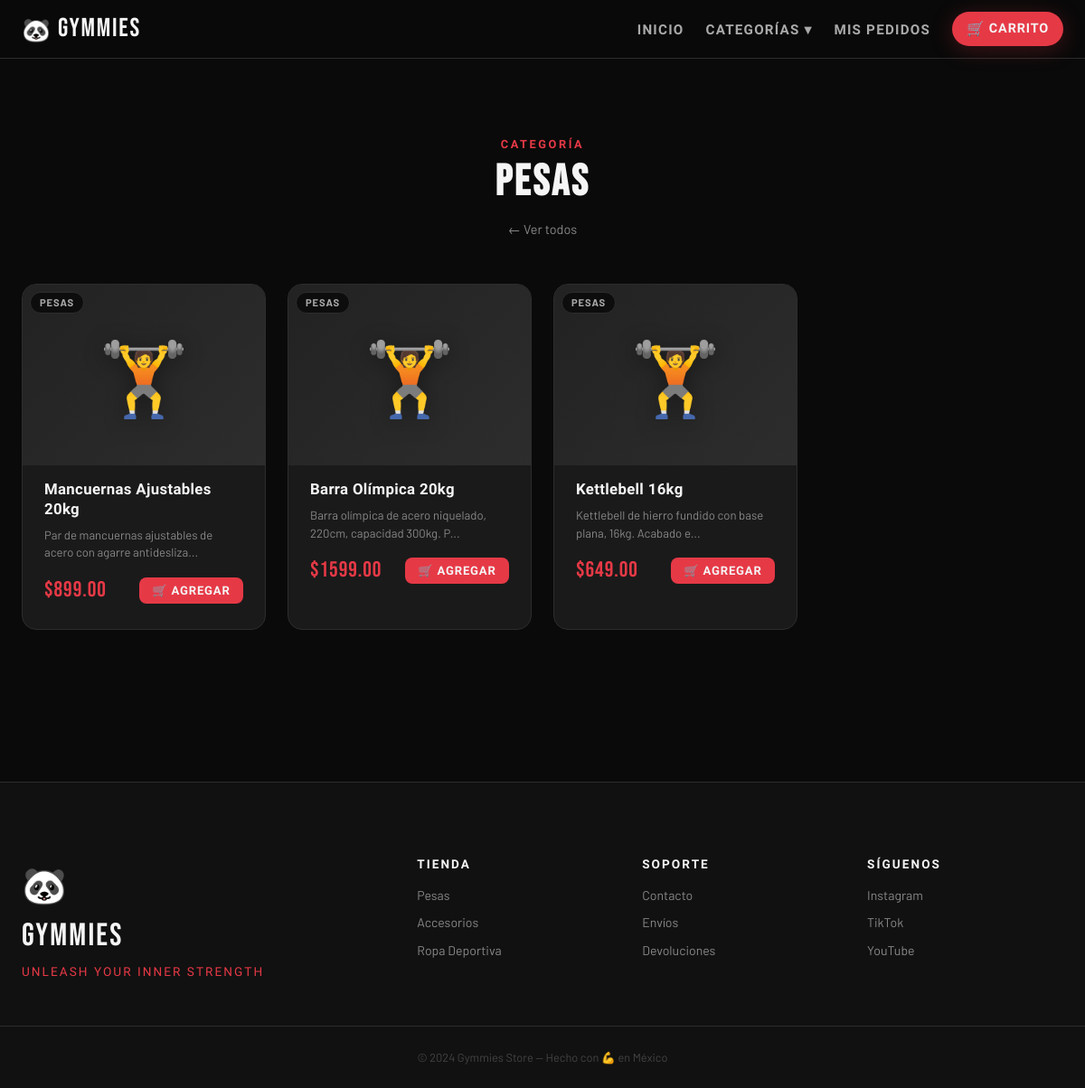
Page /categoria/Pesas on the committed database.
### tables this page shows
CREATE TABLE productos (
        id INTEGER PRIMARY KEY AUTOINCREMENT,
        nombre TEXT NOT NULL,
        descripcion TEXT,
        precio REAL NOT NULL,
        costo REAL NOT NULL DEFAULT 0,
        imagen TEXT,
        categoria TEXT,
        stock INTEGER NOT NULL DEFAULT 0
    );

### app.py (the view)
@app.route('/categoria/<nombre>')
def categoria(nombre):
    productos = get_productos_por_categoria(nombre)
    avisos = get_avisos_activos()
    return render_template('index.html', productos=productos, categoria_activa=nombre, avisos=avisos)

### app.py (called while the page is built)
@app.context_processor
def inject_globals():
    carrito_count = 0
    if 'usuario' in session:
        items = get_carrito()
        carrito_count = sum(item['cantidad'] for item in items)
    return {'carrito_count': carrito_count, 'STATUS_LABELS': STATUS_LABELS}

### tienda_db.py (called while the page is built)
def get_connection():
    conn = sqlite3.connect(DB_PATH)
    conn.row_factory = sqlite3.Row
    return conn

def get_productos_por_categoria(categoria):
    conn = get_connection()
    productos = conn.execute('SELECT * FROM productos WHERE categoria=?', (categoria,)).fetchall()
    conn.close()
    return productos

def get_avisos_activos():
    conn = get_connection()
    avisos = conn.execute('SELECT * FROM avisos WHERE activo=1 ORDER BY fecha DESC').fetchall()
    conn.close()
    return avisos

### templates/index.html (shortened to what this page needs)
{% extends 'base.html' %}
{% block content %}
<section class="products-section" id="productos">
    <div class="container">
        {% if categoria_activa %}
        <div class="section-header">
            <div class="section-tag">Categoría</div>
            <h2 class="section-title">{{ categoria_activa }}</h2>
            <a href="{{ url_for('index') }}" class="back-link">← Ver todos</a>
        </div>
        {% else %}
        <div class="section-header">
            <div class="section-tag">Catálogo</div>
            <h2 class="section-title">Productos Destacados</h2>
        </div>
        {% endif %}
        <div class="products-grid">
            {% for p in productos %}
            <article class="product-card">
                <a href="{{ url_for('producto', id=p['id']) }}" class="product-img-link">
                    <div class="product-img-wrap">
                        <div class="product-img-placeholder">
                            {% if p['categoria'] == 'Pesas' %}🏋️
                            {% elif p['categoria'] == 'Accesorios' %}🎽
                            {% else %}👕{% endif %}
                        </div>
                    </div>
                    <div class="product-cat-badge">{{ p['categoria'] }}</div>
                </a>
                <div class="product-info">
                    <h3 class="product-name">{{ p['nombre'] }}</h3>
                    <p class="product-desc">{{ p['descripcion'][:60] }}{% if p['descripcion']|length > 60 %}...{% endif %}</p>
                    <div class="product-footer">
                        <span class="product-price">${{ "%.2f"|format(p['precio']) }}</span>
                        <form action="{{ url_for('agregar', id=p['id']) }}" method="POST" class="add-form">
                            <button type="submit" class="btn-add">
                                <span>🛒</span> Agregar
                            </button>
                        </form>
                    </div>
                </div>
            </article>
            {% else %}
            <div class="empty-state">
                <div class="empty-icon">🏋️</div>
                <h3>No hay productos en esta categoría</h3>
                <a href="{{ url_for('index') }}" class="btn-primary">Ver todos</a>
            </div>
            {% endfor %}
        </div>
    </div>
</section>
{% endblock %}

### templates/base.html (shortened to what this page needs)
<!DOCTYPE html>
<html lang="es">
<head>
    <link rel="stylesheet" href="{{ url_for('static', filename='styles.css') }}">
</head>
<body>
    <nav class="navbar">
        <div class="nav-container">
            <a href="{{ url_for('index') }}" class="nav-brand">
                <span class="brand-icon">🐼</span>
                <span class="brand-text">GYMMIES</span>
            </a>
            <ul class="nav-links" id="navLinks">
                <li><a href="{{ url_for('index') }}" class="nav-link">Inicio</a></li>
                <li class="dropdown">
                    <a href="#" class="nav-link dropdown-toggle">Categorías ▾</a>
                </li>
                {% if session.get('rol') != 'admin' %}
                <li><a href="{{ url_for('mis_pedidos') }}" class="nav-link">Mis Pedidos</a></li>
                {% endif %}
                <li>
                    <a href="{{ url_for('carrito') }}" class="nav-cart">
                        <span class="cart-icon">🛒</span>
                        <span class="cart-label">Carrito</span>
                    </a>
                </li>
            </ul>
        </div>
    </nav>
    <main class="main-content">
        {% block content %}{% endblock %}
    </main>
    <footer class="footer">
        <div class="footer-container">
            <div class="footer-brand">
                <span class="brand-icon">🐼</span>
                <span class="brand-text">GYMMIES</span>
                <p class="footer-tagline">Unleash Your Inner Strength</p>
            </div>
            <div class="footer-links">
                <div class="footer-col">
                    <h4>Tienda</h4>
                    <a href="{{ url_for('categoria', nombre='Pesas') }}">Pesas</a>
                    <a href="{{ url_for('categoria', nombre='Accesorios') }}">Accesorios</a>
                    <a href="{{ url_for('categoria', nombre='Ropa') }}">Ropa Deportiva</a>
                </div>
                <div class="footer-col">
                    <h4>Soporte</h4>
                    <a href="#">Contacto</a>
                    <a href="#">Envíos</a>
                    <a href="#">Devoluciones</a>
                </div>
                <div class="footer-col">
                    <h4>Síguenos</h4>
                    <a href="#">Instagram</a>
                    <a href="#">TikTok</a>
                    <a href="#">YouTube</a>
                </div>
            </div>
        </div>
        <div class="footer-bottom">
            <p>&copy; 2024 Gymmies Store — Hecho con 💪 en México</p>
        </div>
    </footer>
</body>
</html>

### rows in the picture
productos: categoria "PESAS", nombre "Mancuernas Ajustables 20kg", descripcion "Par de mancuernas ajustables de acero con agarre antidesliza", precio "899.00"
productos: categoria "PESAS", nombre "Barra Olímpica 20kg", descripcion "Barra olímpica de acero niquelado, 220cm, capacidad 300kg. P", precio "1599.00"
productos: categoria "PESAS", nombre "Kettlebell 16kg", descripcion "Kettlebell de hierro fundido con base plana, 16kg. Acabado e", precio "649.00"

### other values in the picture
{{ categoria_activa }} "Pesas"
